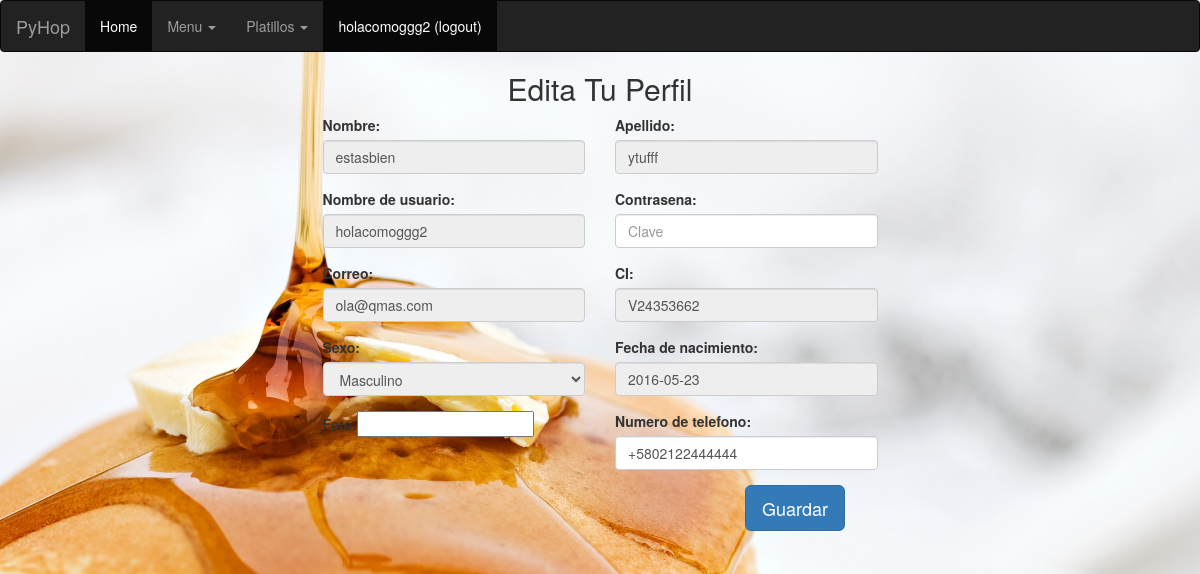
Page /registro/editar/usuario (signed in) on the committed database.
### Registro/models.py (models this page shows, shortened)
class perfil(models.Model):
    Sexos = (
             ('M','Masculino'),
             ('F','Femenino'),
             )
    user = models.OneToOneField(User, related_name='perfil')
    ci = models.CharField(max_length = 10, blank=True, null=True)
    sexo = models.CharField(max_length = 1, choices = Sexos, blank=True, null=True)
    fechaNac = models.DateField(blank=True, null=True)
    foto = models.CharField(max_length = 300,blank=True, null=True)
    tlf = models.CharField(max_length = 11,blank=True, null=True)

### Registro/views.py (the view)
@login_required(login_url='/registro/login/')
def editarUsuario(request):
    if (esProveedor(request)):
        return HttpResponseRedirect('/registro/editar/proveedor')
    if request.method == "POST":
        userform = userForm(instance = request.user, data = request.POST)
        profileform =  perfilForm(instance = request.user.perfil, data = request.POST)
        if userform.is_valid() and profileform.is_valid():
            userform.save(request)
            profileform.save(request)
            return HttpResponseRedirect('/perfil/usuario')
        else:
            return render(request,'registro/editarUsuario.html', {'formUser': userform,
                                                          'formPerfil': profileform})
    else:
        formUser = userForm(instance = request.user)
        formPerfil = perfilForm(instance = request.user.perfil)
        return render(request,'registro/editarUsuario.html', {'formUser': formUser,
                                                      'formPerfil': formPerfil})

### Registro/form.py (shortened to what this page needs)
class userForm(forms.ModelForm):
    username = forms.CharField(widget=forms.TextInput(attrs={'class':'form-control','id':'inputName',}),disabled = True, label = 'Nombre de usuario')
    first_name = forms.CharField(widget=forms.TextInput(attrs={'type':'text' ,'class':'form-control' ,'id':'inputName',}),disabled = True, label = 'Nombre')
    last_name = forms.CharField(widget=forms.TextInput(attrs={'type':'text' ,'class':'form-control' ,'id':'inputApellido',}),disabled = True, label = 'Apellido')
    email = forms.EmailField(widget=forms.EmailInput(attrs={'placeholder': 'ejemplo@ejmpl.com','type':"email", 'class':"form-control", 'id':"inputEmail1", }),disabled = True, label = 'Correo')
    password = forms.CharField(widget=forms.PasswordInput(attrs={'type':"password" ,'class':"form-control", 'id':"inputClave", 'placeholder':"Clave",}), label = 'Contrasena', required = False)
    class Meta:
        model = User
        fields = ['first_name', 'last_name', 'username', 'password', 'email']

class perfilForm(forms.ModelForm):
    fechaNac = forms.DateField(widget=forms.TextInput(attrs={'type':"tel", 'class':"form-control",'id':"inputTelf",}),disabled = True, label = 'Fecha de nacimiento')
    tlf = forms.CharField(widget=forms.TextInput(attrs={'type':"tel", 'class':"form-control",'id':"inputTelf",}),label = 'Numero de telefono')
    ci = forms.CharField(widget=forms.TextInput(attrs={'class':"form-control", 'id':"inputCedula",}),disabled = True, label = 'CI')
    sexo = forms.ChoiceField(widget=forms.Select(attrs={ 'class':"form-control",}),choices = perfil.Sexos, disabled = True)
    class Meta:
        model = perfil
        exclude = ('user',)

### Registro/views.py (called while the page is built)
def esProveedor(request):
    if request.user.has_perm('auth.proveedor'):
        return True
    else:
        return False

### Registro/templates/registro/editarUsuario.html (shortened to what this page needs)
{% extends "registro/header.html" %}
{% block content %}
<div >
	<h2 align="center">Edita Tu Perfil</h2>
</div>
<div class="row">
	<div class="container-fluid col-md-3"></div>
	<div class="container-fluid col-md-6">
		<form method = "post">
			{% for field in formUser %}
			<div class="form-group clearfix col-xs-6">
        		{{ field.label_tag }}{{ field }}
			</div>
			{% endfor %}
			{% for field in formPerfil %}
			<div class="form-group clearfix col-xs-6">
				{{ field.label_tag }}{{ field }}
			</div>
			{% endfor %}
		 	<div align="center" class="form-group col-md-offset-8">
            	<button align="center" type="submit" class="btn btn-primary btn-lg">Guardar</button>
            </div>
		</form>
	</div>
	<div class="container-fluid col-md-3"></div>
</div>
{% endblock %}

### Registro/templates/registro/header.html (shortened to what this page needs)
<!DOCTYPE html>
<html lang="en">
<head>
	{% load staticfiles %}
	<link rel="stylesheet" type="text/css" href="//netdna.bootstrapcdn.com/bootstrap/3.1.1/css/bootstrap.min.css">
	<link rel="stylesheet" href="{% static 'registroCliente/css/bootstrap.min.css' %}" type = "text/css"/>
  <link href="{% static 'registroCliente/css/full.css' %}" rel="stylesheet"/>
</head>
<body class="body full" style="background-color:#f6f6f6">
<nav class="navbar navbar-inverse ">
  <div class="container-fluid">
    <div class="navbar-header">
      <a class="navbar-brand" href="#">PyHop</a>
    </div>
    <div class="collapse navbar-collapse" id="bs-example-navbar-collapse-1">
      <ul class="nav navbar-nav">
        <li class="active"><a href="http://127.0.0.1:8000/">Home<span class="sr-only">(current)</span></a></li>
        <li class="dropdown">
          <a href="#" class="dropdown-toggle" data-toggle="dropdown" role="button" aria-haspopup="true" aria-expanded="false">Menu <span class="caret"></span></a>
        </li>
        <li class="dropdown">
          <a href="#" class="dropdown-toggle" data-toggle="dropdown" role="button" aria-haspopup="true" aria-expanded="false">Platillos <span class="caret"></span></a>
        </li>
        {% if user.is_authenticated %}
        <li class="active"><a href="http://127.0.0.1:8000/registro/logout/">{{ user.username }} (logout)<span class="sr-only">(current)</span></a></li>
        {% endif %}
      </ul>
    </div>
  </div>
</nav>
{% block content %}
  {% endblock %}
</body>
</html>

### Registro/templates/registro/header.html (style rules this page uses)
html, body { height:100% }

### rows in the picture
perfil: formPerfil "V24353662" "Masculino" "2016-05-23" "+5802122444444"

### other values in the picture
{{ user.username }} "holacomoggg2"
{{ field.label_tag }} "Nombre:" "Apellido:" "Nombre de usuario:" "Contrasena:" "Correo:"
{{ field.label_tag }} "CI:" "Sexo:" "Fecha de nacimiento:" "Foto:" "Numero de telefono:"
